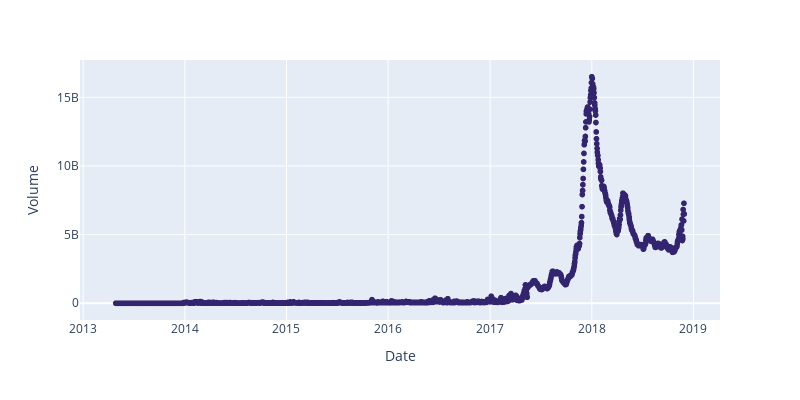

The notebook cell this image was saved under:
### Code cell
fig = px.scatter(bvol2, x = bvol2.index, y = bvol2['volume'],
                  height = 400, width = 800,color_discrete_sequence=['#33246f'])
fig.update_layout(xaxis_title = 'Date', yaxis_title='Volume')

fig.show()

### Figure 1 — Plotly figure (JSON) as saved in the notebook; plotly's stock layout.template omitted (floating-point values rounded to 4 significant figures; data arrays with more than 128 entries replaced by an {"elided": "..."} marker saying what was removed)
{"data": [{"hovertemplate": "date=%{x}<br>volume=%{y}<extra></extra>", "legendgroup": "", "marker": {"color": "#33246f", "symbol": "circle"}, "mode": "markers", "name": "", "showlegend": false, "type": "scattergl", "x": {"elided": "2042 str values"}, "xaxis": "x", "y": {"elided": "2042 float values"}, "yaxis": "y"}], "layout": {"height": 400, "legend": {"tracegroupgap": 0}, "margin": {"t": 60}, "width": 800, "xaxis": {"anchor": "y", "domain": [0, 1], "title": {"text": "Date"}}, "yaxis": {"anchor": "x", "domain": [0, 1], "title": {"text": "Volume"}}}}
